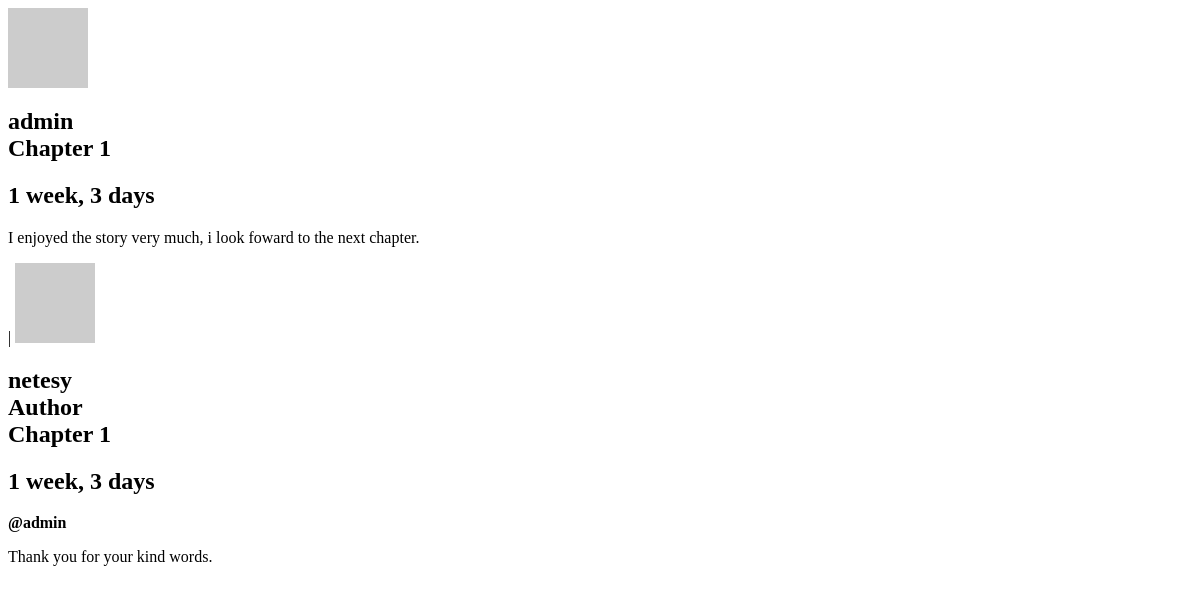
Before: /read/review/show/1/ with the older database file.
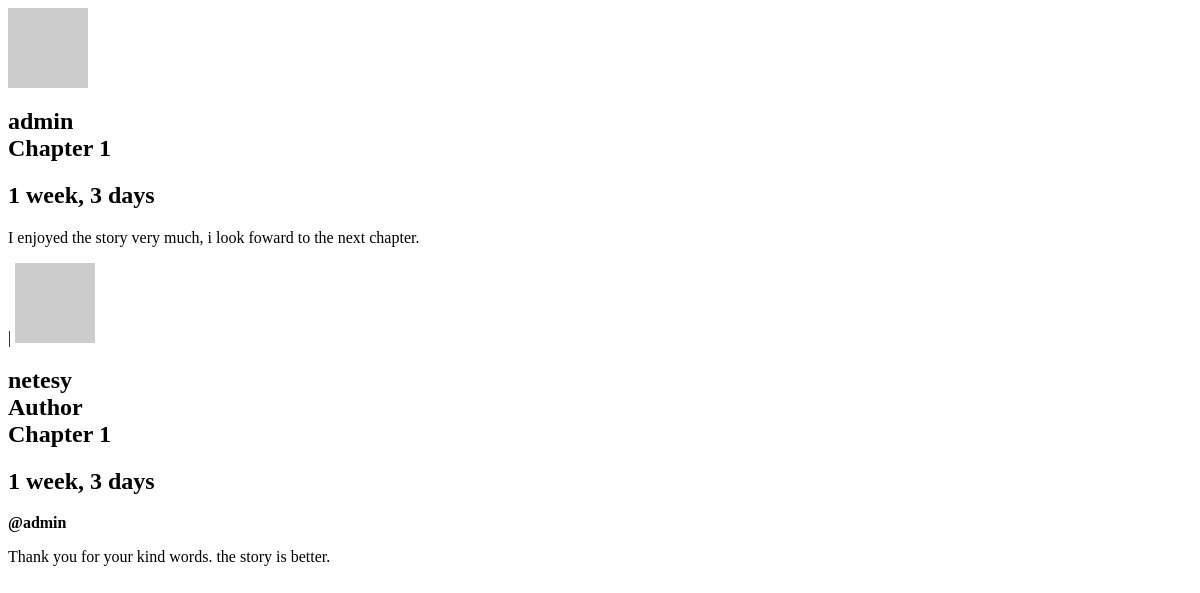
After: the same page with the newer database file.
### modules/stories/models/review.py (models this page shows, shortened)
class Review(CacheInvalidationMixin, idModel, statusModel, timeStampModel):
    story = models.ForeignKey(
        "Stories", related_name="reviews", on_delete=models.CASCADE
    )
    chapter = models.ForeignKey(
        "Chapter",
        related_name="chapter_reviews",
        null=True,
        blank=True,
        on_delete=models.CASCADE,
    )
    user = models.ForeignKey(settings.AUTH_USER_MODEL, on_delete=models.CASCADE)
    parent = models.ForeignKey("self", null=True, blank=True, on_delete=models.CASCADE)
    text = RichTextUploadingField()
    flags = GenericRelation(Flag)
    objects = CachedQueryManager()
    class Meta:
        verbose_name_plural = "reviews"
        ordering = ("created_at",)
        app_label = "stories"
    def get_replies(self):
        return Review.objects.filter(parent=self).filter(status="active")

### modules/core/models.py (models this page shows, shortened)
class Users(AbstractUser):
    gender_choices = (
        ("male", "Male"),
        ("female", "Female"),
        ("human", "Human"),
    )
    kyc_choices = (
        ("pending", "Pending Submission"),
        ("verification", "Pending Verification"),
        ("approved", "Approved"),
        ("declined", "Declined"),
    )
    pseudonym = models.CharField(max_length=255, blank=True, null=True)
    bio = RichTextField(null=True, blank=True)
    location = models.CharField(max_length=30, blank=True)
    birth_date = models.DateField(null=True, blank=True)
    profile_photo = models.ImageField(max_length=2048, blank=True, null=True)
    following = models.ManyToManyField(
        "self", blank=True, related_name="followers", symmetrical=False
    )
    updated_at = models.DateTimeField(auto_now=True)
    gender = models.CharField(max_length=100, choices=gender_choices, default="human")
    kyc_status = models.CharField(max_length=100, choices=kyc_choices, default="active")
    kyc_verified_at = models.DateTimeField(blank=True, null=True)
    language = models.ForeignKey(
        "Languages", on_delete=models.CASCADE, blank=True, null=True
    )
    ref_code = models.CharField(max_length=20, blank=True)
    referrer = models.ForeignKey(
        "Users", on_delete=models.CASCADE, blank=True, null=True
    )
    active = models.BooleanField(default=True)
    objects = CustomUserManager()
    def get_profile_image(self):
        image = "https://avatars.dicebear.com/api/open-peeps/%s.svg" % (self.username)
        return image
    def name(self):
        if self.pseudonym:
            return self.pseudonym
        elif self.get_full_name():
            return self.get_full_name()
        else:
            return self.get_username()
    class Meta:
        verbose_name_plural = "users"
        app_label = "core"

### modules/stories/models/chapter.py (models this page shows, shortened)
class Chapter(CacheInvalidationMixin ,idModel, statusModel, timeStampModel):
    story = models.ForeignKey(
        "Stories", related_name="chapters", on_delete=models.CASCADE
    )
    user = models.ForeignKey(settings.AUTH_USER_MODEL, on_delete=models.CASCADE)
    edited_by = models.ForeignKey(
        settings.AUTH_USER_MODEL,
        related_name="chapter_editor",
        on_delete=models.DO_NOTHING,
    )
    position = models.IntegerField()
    slug = models.SlugField(null=True, unique=True)
    title = models.CharField(max_length=255)
    text = RichTextUploadingField()
    authors_note = RichTextField(blank=True, null=True)
    words = models.IntegerField(blank=True, null=True)
    released_at = models.DateTimeField()
    flags = GenericRelation(Flag)
    objects = CachedQueryManager()
    class Meta:
        verbose_name_plural = "chapters"

### modules/stories/views/user.py (the view)
def detail_review(request, review):
    review = get_reviews_by_id(review)
    context = {
        "review": review,
    }
    return render(request, "stories/reviews/view.html", context)

### modules/core/context_processor.py (called while the page is built)
def settings(request):
    setting = Settings.objects.filter(status="active").first()
    return {"settings": setting}

def socials(request):
    social = Socials.objects.filter(status="active").order_by("name")[:10]
    return {"socials": social}

def menus(request):
    menu = Menus.objects.filter(status="active").order_by("name")[:10]
    return {"menus": menu}

### modules/core/models.py (called while the page is built)
    def get_queryset(self):
        cache_key = f"queryset:{self.model._meta.label}_{self.model.id}"
        queryset = cache.get(cache_key)
        if queryset is not None:
            return queryset
        queryset = super().get_queryset()
        cache.set(cache_key, queryset)
        return queryset

### modules/stories/actions/user.py (called while the page is built)
def get_reviews_by_id(review: int):
    review = (
        Review.objects.filter(~Q(status="pending") | ~Q(status="draft"))
        .select_related(
            "story",
            "chapter",
            "user",
        )
        .prefetch_related(
            "story__author",
        )
        .get(id=review)
    )
    return review

### modules/stories/templates/stories/reviews/view.html
{% include "stories/partials/review.html" %}

### modules/stories/templates/stories/partials/review.html
<review class="rounded-xl p-8 md:p-0 h-48" id="{{ review.id }}">
<review-container class="flex">
  <img class="w-24 h-24 rounded-xl m-4 dark:bg-mono-800 bg-mono-100 dark:text-mono-100" src="{{ review.user.get_profile_image }}">
  <review-content class="p-2 w-full text-center md:text-left space-y-2">
    <review-caption class="-mt-4 -mb-2">
      <div class="text-sky-500 dark:text-sky-400 text-lg font-bold font-sans">
        <h2 class="font-bold font-sans">{{ review.user.name }} {% if review.user in review.story.author.all %}
            <div class="badge bg-blue-300 border-none p-2 text-xs">
                Author
            </div>
        {% endif %}
        {% if review.chapter %}
        <div class="badge bg-mono-300 border-none p-2 text-xs">
    Chapter {{ review.chapter.position }}<br/>
      </div>
      {% endif %}
      </h2>
      </div>
     <div class="text-mono-700 dark:text-mono-300 text-sm font-medium font-sans">
          <h2>
        {{ review.created_at | timesince }}
        </h2>
      </div>
    </review-caption>
    <review-text class="m-0 p-2 w-full text-normal w-full rounded-xl font-medium text-mono-700 dark:text-mono-300 flex inline">
         {% if  review.parent.user.name %} <strong class="text-mono-800 dark:text-mono-200 mr-2">@{{ review.parent.user.name }}</strong>{% endif %} {{ review.text | safe }}
    </review-text>
  </review-content>
  </review-container>
</review>
    {% for review in review.get_replies %}
      <div class="text-mono-700 pl-14 dark:text-mono-200" parent-id="review.parent.id">|
          {% include 'stories/partials/review.html' with review=review %}
      </div>
    {% endfor %}

Changed rows visible on the page:
changed Review "netesy": text "Thank you for your kind words." → "Thank you for your kind words. the story is better."
